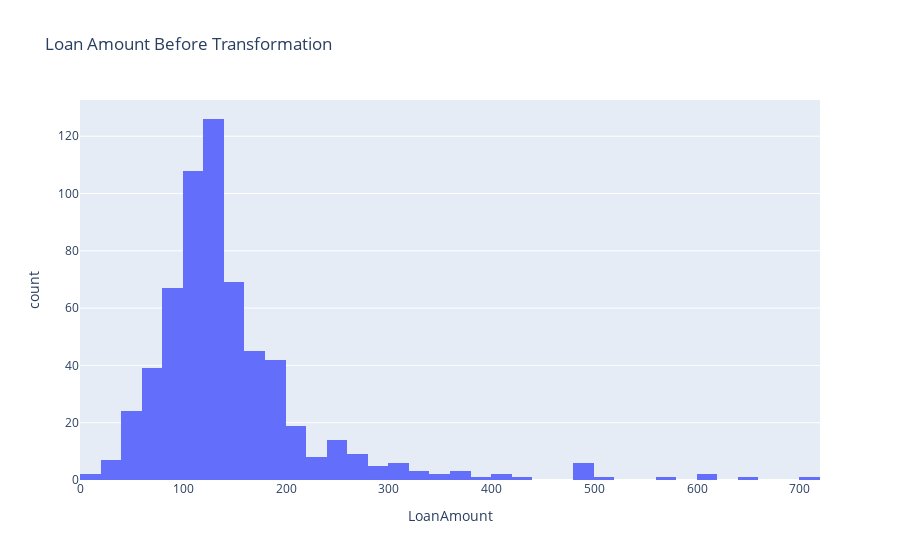

Notebook code for this chart:
### Markdown cell above
### Extreme values
Try a log transformation to get rid of the extreme values in `LoanAmount`. Plot the histogram before and after the transformation

### Code cell
fig = px.histogram(data, x="LoanAmount", title='Loan Amount Before Transformation')
fig.show()

### Figure 1 — Plotly figure (JSON) as saved in the notebook; plotly's stock layout.template omitted (floating-point values rounded to 4 significant figures; data arrays with more than 128 entries replaced by an {"elided": "..."} marker saying what was removed)
{"data": [{"alignmentgroup": "True", "bingroup": "x", "hovertemplate": "LoanAmount=%{x}<br>count=%{y}<extra></extra>", "legendgroup": "", "marker": {"color": "#636efa", "pattern": {"shape": ""}}, "name": "", "offsetgroup": "", "orientation": "v", "showlegend": false, "type": "histogram", "x": {"elided": "614 int values"}, "xaxis": "x", "yaxis": "y"}], "layout": {"barmode": "relative", "legend": {"tracegroupgap": 0}, "title": {"text": "Loan Amount Before Transformation"}, "xaxis": {"anchor": "y", "domain": [0, 1], "title": {"text": "LoanAmount"}}, "yaxis": {"anchor": "x", "domain": [0, 1], "title": {"text": "count"}}}}
